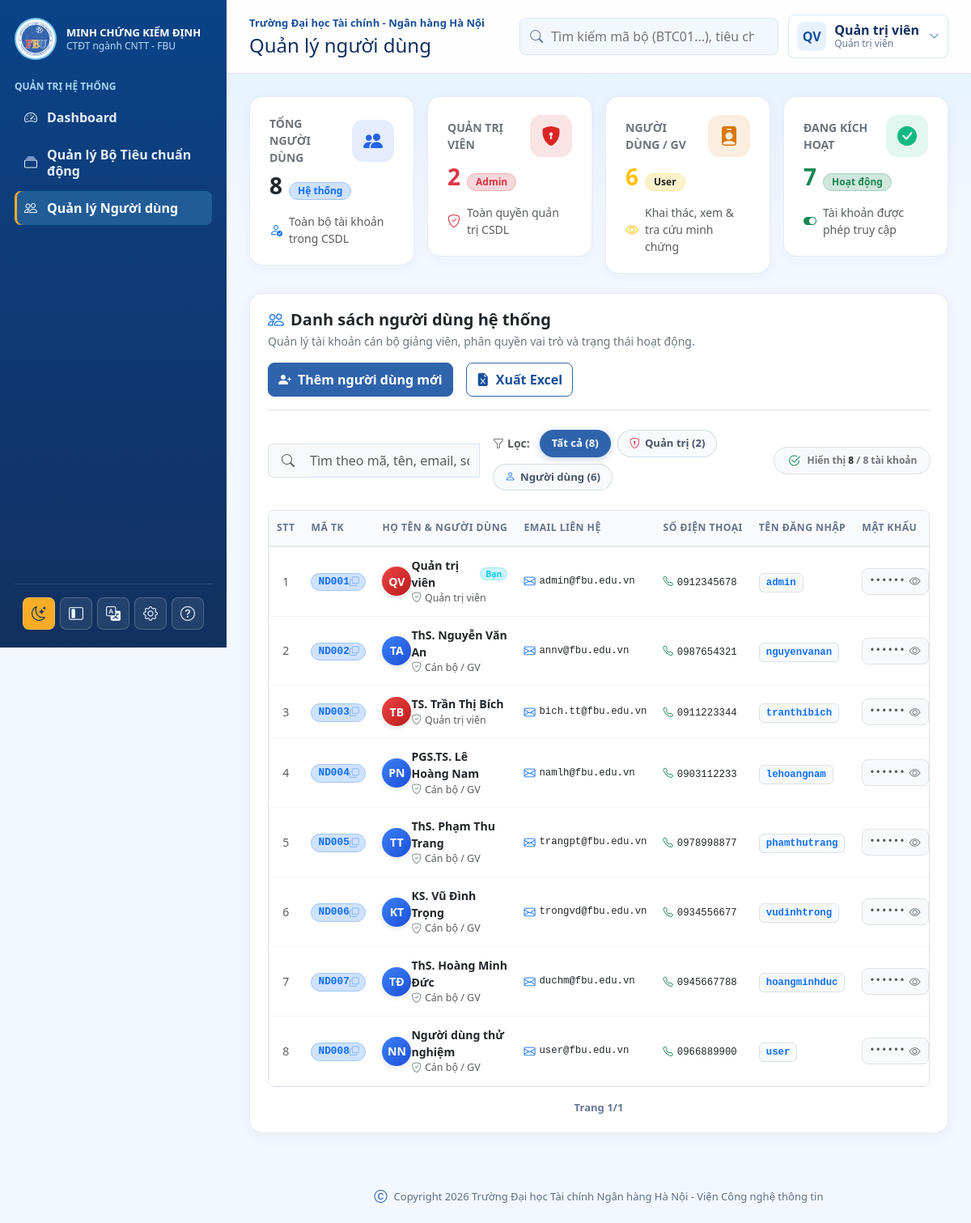
The page /admin/users.php (signed in) on the database its author committed.
### tables this page shows
CREATE TABLE NguoiDung (
    MaNguoiDung VARCHAR(50) NOT NULL PRIMARY KEY,
    HoTen VARCHAR(150) NOT NULL,
    Email VARCHAR(150) NOT NULL UNIQUE,
    SoDienThoai VARCHAR(30) NULL,
    TenDangNhap VARCHAR(80) NOT NULL UNIQUE,
    MatKhau VARCHAR(255) NOT NULL,
    VaiTro ENUM('admin', 'user') NOT NULL DEFAULT 'user',
    TrangThai TINYINT(1) NOT NULL DEFAULT 1,
    DuongDanAnhDaiDien VARCHAR(500) NULL,
    DangNhapCuoi DATETIME NULL,
    NgayTao TIMESTAMP DEFAULT CURRENT_TIMESTAMP
);

### admin/users.php (the view, shortened to what the rows shown need)
<?php
require_once __DIR__ . '/../includes/helpers.php';
$currentUserId = $_SESSION['user_id'] ?? 'ND001';
require_once __DIR__ . '/../includes/data.php';
$totalUsersCount   = count($users);
$adminUsersCount   = 0;
$regularUsersCount = 0;
$activeUsersCount  = 0;
foreach ($users as $u) {
    if (($u['role_code'] ?? '') === 'admin' || ($u['role'] ?? '') === 'admin') {
        $adminUsersCount++;
    } else {
        $regularUsersCount++;
    }
    if ((int) ($u['status_raw'] ?? 1) === 1) {
        $activeUsersCount++;
    }
}
$heading   = 'Quản lý người dùng';
include __DIR__ . '/../includes/header.php';
?>
<div class="row g-3 mb-4">
    <div class="col-12 col-sm-6 col-xl-3">
        <div class="user-stat-card" data-quick-filter="all" title="Bấm để hiển thị toàn bộ người dùng">
            <div class="d-flex align-items-baseline gap-2">
                <h2 class="h3 fw-bolder mb-0 text-dark count-up" data-count-to="<?= $totalUsersCount ?>"><?= $totalUsersCount ?></h2>
            </div>
        </div>
    </div>
    <div class="col-12 col-sm-6 col-xl-3">
        <div class="user-stat-card" data-quick-filter="role-admin" title="Bấm để chỉ lọc Quản trị viên">
            <div class="d-flex align-items-baseline gap-2">
                <h2 class="h3 fw-bolder mb-0 text-danger count-up" data-count-to="<?= $adminUsersCount ?>"><?= $adminUsersCount ?></h2>
            </div>
        </div>
    </div>
    <div class="col-12 col-sm-6 col-xl-3">
        <div class="user-stat-card" data-quick-filter="role-user" title="Bấm để chỉ lọc Người dùng">
            <div class="d-flex align-items-baseline gap-2">
                <h2 class="h3 fw-bolder mb-0 text-warning count-up" data-count-to="<?= $regularUsersCount ?>"><?= $regularUsersCount ?></h2>
            </div>
        </div>
    </div>
    <div class="col-12 col-sm-6 col-xl-3">
        <div class="user-stat-card" data-quick-filter="status-active" title="Bấm để chỉ lọc tài khoản Đang hoạt động">
            <div class="d-flex align-items-baseline gap-2">
                <h2 class="h3 fw-bolder mb-0 text-success count-up" data-count-to="<?= $activeUsersCount ?>"><?= $activeUsersCount ?></h2>
            </div>
        </div>
    </div>
</div>
<div class="user-management-card mb-4">
    <div class="d-flex flex-wrap justify-content-between align-items-center gap-3 pb-3 border-bottom mb-4">
        <div>
            <h2 class="h5 fw-bold mb-1 text-dark d-flex align-items-center gap-2">
                <i class="bi bi-people text-primary fs-5"></i> Danh sách người dùng hệ thống
            </h2>
        </div>
    </div>
    <div class="table-responsive border rounded-3 overflow-hidden">
        <table class="table users-table align-middle mb-0" data-page-size="10">
            <thead>
                <tr>
                    <th class="text-center text-nowrap" style="width: 45px;">STT</th>
                    <th class="text-nowrap" style="width: 95px;">Mã TK</th>
                    <th style="min-width: 175px;">Họ tên & Người dùng</th>
                    <th style="min-width: 165px;">Email liên hệ</th>
                    <th class="text-nowrap" style="width: 110px;">Số điện thoại</th>
                    <th class="text-nowrap" style="width: 105px;">Tên đăng nhập</th>
                    <th class="text-nowrap" style="width: 95px;">Mật khẩu</th>
                </tr>
            </thead>
            <tbody id="usersTableBody">
            <?php
            $stt = 1;
            foreach ($users as $user):
                $isAdmin = ($user['role_code'] === 'admin');
                $isActive = (int)($user['status_raw'] ?? 1) === 1;
                $isMe = ($user['id'] === (string)$currentUserId);
            ?>
                <tr data-user-role="<?= $isAdmin ? 'admin' : 'user' ?>" data-user-status="<?= $isActive ? '1' : '0' ?>" id="user-row-<?= htmlspecialchars($user['id']) ?>">
                    <td class="text-center text-muted small fw-medium"><?= $stt++ ?></td>
                    <td>
                        <span class="badge bg-primary-subtle text-primary border border-primary-subtle px-2.5 py-1.5 fw-bold copy-code-badge d-inline-flex align-items-center gap-1.5" data-clipboard-text="<?= htmlspecialchars($user['code']) ?>" title="Bấm để sao chép mã">
                            <span><?= htmlspecialchars($user['code']) ?></span>
                            <i class="bi bi-copy opacity-50" style="font-size: 0.72rem;"></i>
                        </span>
                    </td>
                    <td>
                        <div class="d-flex align-items-center gap-2.5">
                            <div class="user-avatar-circle <?= $isAdmin ? 'avatar-bg-admin' : 'avatar-bg-user' ?>" title="<?= htmlspecialchars($user['name']) ?>">
                                <?= user_initials($user['name']) ?>
                            </div>
                            <div>
                                <div class="fw-bold text-dark d-flex align-items-center gap-1.5 mb-0.5">
                                    <span><?= htmlspecialchars($user['name']) ?></span>
                                    <?php if ($isMe): ?>
                                        <span class="badge bg-info-subtle text-info border border-info-subtle rounded-pill" style="font-size: 0.65rem; padding: 2px 6px;">Bạn</span>
                                    <?php endif; ?>
                                </div>
                                <div class="text-muted small d-flex align-items-center" style="font-size: 0.78rem;">
                                    <i class="bi bi-shield-check text-secondary me-1"></i>
                                    <span><?= $isAdmin ? 'Quản trị viên' : 'Cán bộ / GV' ?></span>
                                </div>
                            </div>
                        </div>
                    </td>
                    <td class="text-nowrap">
                        <a href="mailto:<?= htmlspecialchars($user['email']) ?>" class="text-decoration-none text-dark d-inline-flex align-items-center hover-primary" title="Gửi email" style="gap: 5px;">
                            <i class="bi bi-envelope text-primary"></i>
                            <span class="small font-monospace"><?= htmlspecialchars($user['email']) ?></span>
                        </a>
                    </td>
                    <td class="text-nowrap">
                        <?php if ($user['phone']): ?>
                            <a href="tel:<?= htmlspecialchars($user['phone']) ?>" class="text-decoration-none text-dark d-inline-flex align-items-center small font-monospace" title="Gọi điện" style="gap: 5px;">
                                <i class="bi bi-telephone text-success"></i>
                                <span><?= htmlspecialchars($user['phone']) ?></span>
                            </a>
                        <?php else: ?>
                            <span class="text-muted small ms-2">-</span>
                        <?php endif; ?>
                    </td>
                    <td>
                        <code class="px-2 py-1 bg-light border rounded text-primary fw-bold small"><?= htmlspecialchars($user['username']) ?></code>
                    </td>
                    <td class="text-nowrap">
                        <div class="d-inline-flex align-items-center gap-1.5 bg-light px-2 py-1 rounded-3 border">
                            <span class="text-muted font-monospace pwd-text small" data-masked="true" data-plain="123456">••••••</span>
                            <button type="button" class="btn btn-sm btn-link p-0 text-secondary toggle-pwd-btn ms-1" title="Hiện / Ẩn mật khẩu">
                                <i class="bi bi-eye"></i>
                            </button>
                        </div>
                    </td>
                </tr>
            <?php endforeach; ?>
            </tbody>
        </table>
    </div>
</div>
<?php include __DIR__ . '/../includes/footer.php'; ?>

### includes/header.php (shortened to what the rows shown need)
<?php
require_once __DIR__ . '/helpers.php';
require_once __DIR__ . '/data.php';
$pageTitle = $pageTitle ?? $appName;
?>
<!doctype html>
<html lang="vi">
<head>
    <link href="https://cdn.jsdelivr.net/npm/bootstrap@5.3.3/dist/css/bootstrap.min.css" rel="stylesheet">
    <link href="https://cdn.jsdelivr.net/npm/bootstrap-icons@1.11.3/font/bootstrap-icons.css" rel="stylesheet">
    <link href="<?= base_url('assets/css/app.css?v=24') ?>" rel="stylesheet">
</head>
<body>
<div class="app-shell">
    <main class="main-content">
        <header class="topbar">
            <div class="topbar-title">
                <h1 class="h4 mb-0"><?= htmlspecialchars($heading ?? $pageTitle) ?></h1>
            </div>
            <div class="topbar-actions">
                <div class="dropdown user-menu">
                    <button class="user-chip" type="button" data-bs-toggle="dropdown" aria-expanded="false">
                        <?= avatar_html($currentUser['avatar'] ?? null, $currentUser['name']) ?>
                        <span class="user-chip-text">
                            <strong><?= htmlspecialchars($currentUser['name']) ?></strong>
                            <small><?= htmlspecialchars($roles[$currentUser['role']] ?? 'Người dùng') ?></small>
                        </span>
                        <i class="bi bi-chevron-down user-chip-icon"></i>
                    </button>
                </div>
            </div>
        </header>
        <section class="content-wrap">

### includes/helpers.php (shortened to what the rows shown need)
<?php
function base_url(string $path = ''): string
{
    $script = str_replace('\\', '/', dirname($_SERVER['SCRIPT_NAME']));
    $root = preg_replace('#/(admin|user|auth|includes)$#', '', $script);
    $root = rtrim($root, '/');
    return $root . '/' . ltrim($path, '/');
}
function user_initials(string $name): string
{
    $name = trim($name);
    $parts = preg_split('/\s+/u', $name);
    $first = mb_substr($parts[0] ?? 'U', 0, 1, 'UTF-8');
    $last = mb_substr($parts[count($parts) - 1] ?? $first, 0, 1, 'UTF-8');
    return mb_strtoupper($first . $last, 'UTF-8');
}
function avatar_html(?string $avatarPath, ?string $name = 'User', string $class = 'avatar'): string
{
    $name = (string)($name ?: 'User');
    return '<span class="' . htmlspecialchars($class, ENT_QUOTES, 'UTF-8') . '">' . htmlspecialchars(user_initials($name), ENT_QUOTES, 'UTF-8') . '</span>';
}
?>

### rows shown on the page
nguoidung: HoTen "QV", HoTen "Quản trị viên", VaiTro "Quản trị viên", code "ND001", shows "Bạn", Email "admin@fbu.edu.vn", phone "0912345678", username "admin"
nguoidung: code "ND002", HoTen "TA", HoTen "ThS. Nguyễn Văn An", VaiTro "Cán bộ / GV", Email "annv@fbu.edu.vn", phone "0987654321", TenDangNhap "nguyenvanan"
nguoidung: code "ND003", HoTen "TB", HoTen "TS. Trần Thị Bích", VaiTro "Quản trị viên", Email "bich.tt@fbu.edu.vn", phone "0911223344", TenDangNhap "tranthibich"
nguoidung: code "ND004", HoTen "PN", HoTen "PGS.TS. Lê Hoàng Nam", VaiTro "Cán bộ / GV", Email "namlh@fbu.edu.vn", phone "0903112233", TenDangNhap "lehoangnam"
nguoidung: code "ND005", HoTen "TT", HoTen "ThS. Phạm Thu Trang", VaiTro "Cán bộ / GV", Email "trangpt@fbu.edu.vn", phone "0978998877", TenDangNhap "phamthutrang"
nguoidung: code "ND006", HoTen "KT", HoTen "KS. Vũ Đình Trọng", VaiTro "Cán bộ / GV", Email "trongvd@fbu.edu.vn", phone "0934556677", TenDangNhap "vudinhtrong"
nguoidung: code "ND007", HoTen "TĐ", HoTen "ThS. Hoàng Minh Đức", VaiTro "Cán bộ / GV", Email "duchm@fbu.edu.vn", phone "0945667788", TenDangNhap "hoangminhduc"
nguoidung: code "ND008", HoTen "NN", HoTen "Người dùng thử nghiệm", VaiTro "Cán bộ / GV", Email "user@fbu.edu.vn", phone "0966889900", TenDangNhap "user"

### other values the page prints
$trainingProgram['school'] "Trường Đại học Tài chính - Ngân hàng Hà Nội"
$heading "Quản lý người dùng"
$totalUsersCount "8"
$adminUsersCount "2"
$regularUsersCount "6"
$activeUsersCount "7"
count($users) "8"
